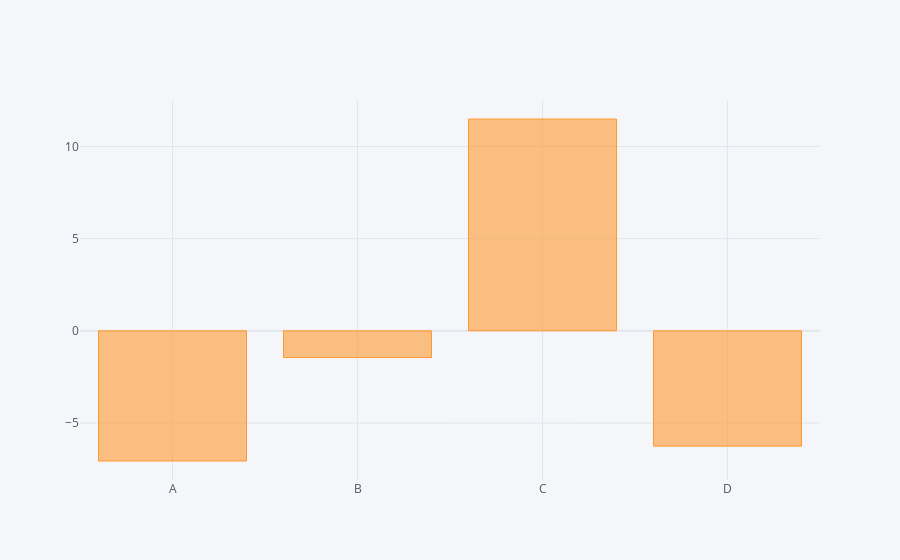

Notebook cell for this chart:
### Code cell
df.sum().iplot(kind='bar')

### Figure 1 — Plotly figure (JSON) as saved in the notebook; plotly's stock layout.template omitted (floating-point values rounded to 4 significant figures)
{"data": [{"marker": {"color": "rgba(255, 153, 51, 0.6)", "line": {"color": "rgba(255, 153, 51, 1.0)", "width": 1}}, "name": "None", "orientation": "v", "text": "", "type": "bar", "x": ["A", "B", "C", "D"], "y": [-7.062, -1.451, 11.49, -6.256]}], "layout": {"legend": {"bgcolor": "#F5F6F9", "font": {"color": "#4D5663"}}, "paper_bgcolor": "#F5F6F9", "plot_bgcolor": "#F5F6F9", "title": {"font": {"color": "#4D5663"}}, "xaxis": {"gridcolor": "#E1E5ED", "showgrid": true, "tickfont": {"color": "#4D5663"}, "title": {"font": {"color": "#4D5663"}, "text": ""}, "zerolinecolor": "#E1E5ED"}, "yaxis": {"gridcolor": "#E1E5ED", "showgrid": true, "tickfont": {"color": "#4D5663"}, "title": {"font": {"color": "#4D5663"}, "text": ""}, "zerolinecolor": "#E1E5ED"}}}
